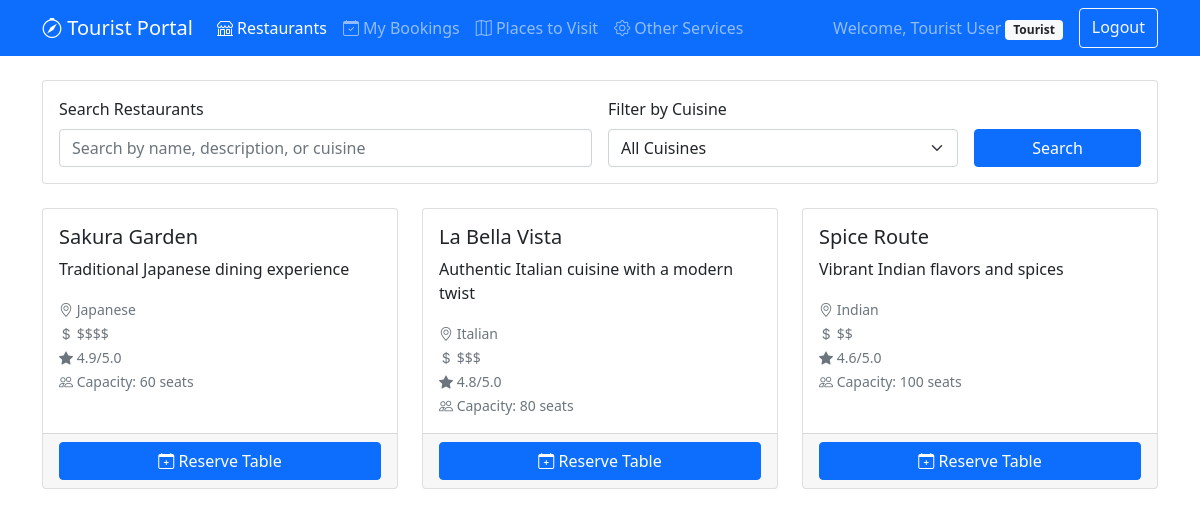
The page /tourist/index.php (signed in) on the database its author committed.
### tables this page shows
CREATE TABLE `restaurants` (
  `id` INT(11) NOT NULL AUTO_INCREMENT,
  `name` VARCHAR(255) NOT NULL,
  `description` TEXT NOT NULL,
  `cuisine` VARCHAR(100) NOT NULL,
  `address` TEXT NOT NULL,
  `phone` VARCHAR(20) NOT NULL,
  `price_range` ENUM('$', '$$', '$$$', '$$$$') NOT NULL,
  `rating` DECIMAL(2,1) NOT NULL DEFAULT '0.0',
  `image` VARCHAR(255) DEFAULT NULL,
  `seating_capacity` INT(11) NOT NULL DEFAULT '0',
  `created_at` TIMESTAMP NOT NULL DEFAULT CURRENT_TIMESTAMP,
  `updated_at` TIMESTAMP NOT NULL DEFAULT CURRENT_TIMESTAMP ON UPDATE CURRENT_TIMESTAMP,
  PRIMARY KEY (`id`),
  INDEX `idx_cuisine` (`cuisine`),
  INDEX `idx_rating` (`rating`)
);

### backend/Database.php (called while the page is built, shortened)
<?php
class Database {
    private $host = "localhost";
    private $username = "root";
    private $password = "";
    private $database = "restaurant_management";
    private $connection;
    private function connect() {
        try {
            $this->connection = new mysqli($this->host, $this->username, $this->password, $this->database);
            $this->connection->set_charset("utf8mb4");
        } catch (Exception $e) {
            die("Database connection error: " . $e->getMessage());
        }
    }
    public function select($query, $params = [], $param_types = "") {
        $stmt = $this->connection->prepare($query);
        $stmt->execute();
        $result = $stmt->get_result();
        $data = [];
        while ($row = $result->fetch_assoc()) {
            $data[] = $row;
        }
        return $data;
    }
}
?>

### backend/Restaurant.php (called while the page is built, shortened)
<?php
require_once 'Database.php';
class Restaurant {
    private $db;
    private $table = 'restaurants';
    public function __construct() {
        $this->db = new Database();
    }
    public function getAllRestaurants() {
        $query = "SELECT * FROM {$this->table} ORDER BY rating DESC, name ASC";
        try {
            return $this->db->select($query);
        } catch (Exception $e) {
            return [];
        }
    }
}
?>

### tourist/index.php (the view, shortened to what this page needs)
<?php
require_once '../backend/Restaurant.php';
$restaurantManager = new Restaurant();
$search = isset($_GET['search']) ? $_GET['search'] : '';
$cuisine = isset($_GET['cuisine']) ? $_GET['cuisine'] : '';
if ($search) {
    $restaurants = $restaurantManager->searchRestaurants($search);
} else if ($cuisine) {
    $restaurants = $restaurantManager->filterByCuisine($cuisine);
} else {
    $restaurants = $restaurantManager->getAllRestaurants();
}
?>
<!DOCTYPE html>
<html lang="en">
<head>
    <link href="https://cdn.jsdelivr.net/npm/bootstrap@5.1.3/dist/css/bootstrap.min.css" rel="stylesheet">
    <link href="https://cdn.jsdelivr.net/npm/bootstrap-icons@1.7.2/font/bootstrap-icons.css" rel="stylesheet">
</head>
<body>
    <nav class="navbar navbar-expand-lg navbar-dark bg-primary">
        <div class="container">
            <a class="navbar-brand" href="index.php">
                <i class="bi bi-compass"></i> Tourist Portal
            </a>
                <div class="collapse navbar-collapse" id="navbarNav">
                <ul class="navbar-nav me-auto">
                    <li class="nav-item">
                        <a class="nav-link active" href="index.php">
                            <i class="bi bi-shop"></i> Restaurants
                        </a>
                    </li>
                    <li class="nav-item">
                        <a class="nav-link" href="bookings.php">
                            <i class="bi bi-calendar-check"></i> My Bookings
                        </a>
                    </li>
                    <li class="nav-item">
                        <a class="nav-link" href="places.php">
                            <i class="bi bi-map"></i> Places to Visit
                        </a>
                    </li>
                    <li class="nav-item">
                        <a class="nav-link" href="services.php">
                            <i class="bi bi-gear"></i> Other Services
                        </a>
                    </li>
                </ul>
                <div class="navbar-nav">
                    <span class="navbar-text me-3">
                        Welcome, <?php echo htmlspecialchars($_SESSION['user']['name']); ?>
                        <span class="badge bg-light text-dark"><?php echo ucfirst($_SESSION['user']['role']); ?></span>
                    </span>
                    <a class="btn btn-outline-light" href="../logout.php">Logout</a>
                </div>
            </div>
        </div>
    </nav>
    <div class="container mt-4">
        <div class="card mb-4">
            <div class="card-body">
                <form method="GET" class="row g-3">
                    <div class="col-md-6">
                        <label for="search" class="form-label">Search Restaurants</label>
                        <input type="text" class="form-control" id="search" name="search"
                               value="<?php echo htmlspecialchars($search); ?>"
                               placeholder="Search by name, description, or cuisine">
                    </div>
                    <div class="col-md-4">
                        <label for="cuisine" class="form-label">Filter by Cuisine</label>
                        <select class="form-select" id="cuisine" name="cuisine">
                            <option value="">All Cuisines</option>
                        </select>
                    </div>
                    <div class="col-md-2 d-flex align-items-end">
                        <button type="submit" class="btn btn-primary w-100">Search</button>
                    </div>
                </form>
            </div>
        </div>
        <div class="row">
            <?php if (empty($restaurants)): ?>
            <div class="col-12">
                <div class="text-center py-5">
                    <i class="bi bi-search fs-1 text-muted"></i>
                    <h3 class="mt-3">No restaurants found</h3>
                    <p class="text-muted">Try adjusting your search criteria</p>
                </div>
            </div>
            <?php else: ?>
            <?php foreach ($restaurants as $restaurant): ?>
            <div class="col-md-6 col-lg-4 mb-4">
                <div class="card h-100">
                    <div class="card-body">
                        <h5 class="card-title"><?php echo htmlspecialchars($restaurant['name']); ?></h5>
                        <p class="card-text"><?php echo htmlspecialchars($restaurant['description']); ?></p>
                        <p class="card-text">
                            <small class="text-muted">
                                <i class="bi bi-geo-alt"></i> <?php echo htmlspecialchars($restaurant['cuisine']); ?><br>
                                <i class="bi bi-currency-dollar"></i> <?php echo htmlspecialchars($restaurant['price_range']); ?><br>
                                <i class="bi bi-star-fill"></i> <?php echo htmlspecialchars($restaurant['rating']); ?>/5.0<br>
                                <i class="bi bi-people"></i> Capacity: <?php echo htmlspecialchars($restaurant['seating_capacity']); ?> seats
                            </small>
                        </p>
                    </div>
                    <div class="card-footer">
                        <form method="POST" class="d-inline">
                            <button type="submit" class="btn btn-primary w-100">
                                <i class="bi bi-calendar-plus"></i> Reserve Table
                            </button>
                        </form>
                    </div>
                </div>
            </div>
            <?php endforeach; ?>
            <?php endif; ?>
        </div>
    </div>
</body>
</html>

### rows shown on the page
restaurants: name "Sakura Garden", description "Traditional Japanese dining experience", cuisine "Japanese", price_range "$$$$", rating "4.9", seating_capacity "60"
restaurants: name "La Bella Vista", description "Authentic Italian cuisine with a modern twist", cuisine "Italian", price_range "$$$", rating "4.8", seating_capacity "80"
restaurants: name "Spice Route", description "Vibrant Indian flavors and spices", cuisine "Indian", price_range "$$", rating "4.6", seating_capacity "100"

### other values the page prints
$_SESSION['user']['name'] "Tourist User"
$_SESSION['user']['role'] "Tourist"
